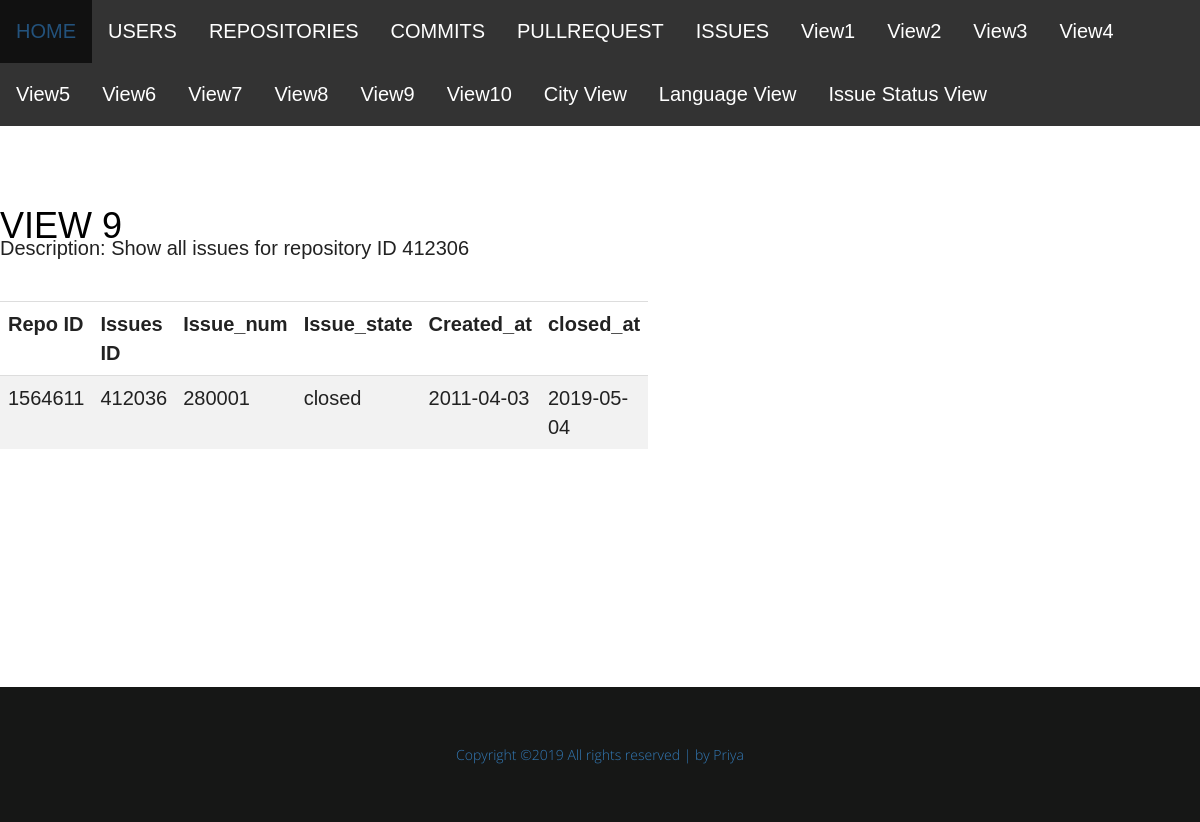
The page /frontendGitHub/View9.php on the database its author committed.
### tables this page shows
CREATE TABLE `issues` (
  `repo_id` int(10) NOT NULL,
  `issue_id` int(11) NOT NULL,
  `issue_num` int(11) DEFAULT NULL,
  `issue_state` varchar(45) DEFAULT NULL,
  `created_at` varchar(45) NOT NULL,
  `closed_at` varchar(45) DEFAULT NULL,
  PRIMARY KEY (`issue_id`),
  KEY `repository_id_idx` (`repo_id`),
  CONSTRAINT `repos_ID` FOREIGN KEY (`repo_id`) REFERENCES `repositories` (`repositoryID`) ON DELETE CASCADE ON UPDATE CASCADE
);

### frontendGitHub/View9.php (the view, shortened to what this page needs)
<?php
$host="127.0.0.1";
$port=3307;
$socket="";
$user="root";
$password="";
$dbname="Project2";
$con = new mysqli($host, $user, $password, $dbname, $port, $socket)
	or die ('Could not connect to the database server' . mysqli_connect_error());
?>
<!DOCTYPE html>
<html lang="en">
<head>
</head>
<body>
<ul>
  <li><a class="active" href="GITHUB_API.html">HOME</a></li>
  <li><a href="users.php">USERS</a></li>
  <li><a href="REPOSITORIES.php">REPOSITORIES</a></li>
  <li><a href="COMMITS.php">COMMITS</a></li>
  <li><a href="PULLREQUEST.php">PULLREQUEST</a></li>
  <li><a href="ISSUES.php">ISSUES</a></li>
  <li><a href="View1.php">View1</a></li>
  <li><a href="View2.php">View2</a></li>
  <li><a href="View3.php">View3</a></li>
  <li><a href="View4.php">View4</a></li>
  <li><a href="View5.php">View5</a></li>
  <li><a href="View6.php">View6</a></li>
  <li><a href="View7.php">View7</a></li>
  <li><a href="View8.php">View8</a></li>
  <li><a href="View9.php">View9</a></li>
  <li><a href="View10.php">View10</a></li>
  <li><a href="CityView.php">City View</a></li>
  <li><a href="LanguageView.php">Language View</a></li>
  <li><a href="IssueStatusView.php">Issue Status View</a></li>
</ul>
<link href="css/bootstrap.min.css" rel="stylesheet">
<link href="css/bootstrap-theme.min.css" rel="stylesheet">
<link href="css/font-awesome.min.css" rel="stylesheet">
<link rel="stylesheet" href="css/themify-icons.css">
<link rel="stylesheet" href="css/animate.css">
<link rel="stylesheet" href="css/style.css">
<br>
<div>
    <h1 class="hero-text">VIEW 9</h1>
</div>
<br><br>
<p> Description: Show all issues for repository ID 412306 </p>
<br>
<table style="width:50%" class="table" id="dataTable" >
    <tr style="font-weight:bold"><td>Repo ID</td><td>Issues ID</td><td>Issue_num</td><td>Issue_state</td><td>Created_at</td><td>closed_at</td></tr>
    <?php
        $sql = "SELECT *
                FROM issues
                WHERE issue_id = '412036';";
        $result = mysqli_query($con, $sql) or die("Bad Query: $sql");
        while ($row = mysqli_fetch_assoc($result)){
            echo "<tr><td>{$row['repo_id']}</td><td>{$row['issue_id']}</td><td>{$row['issue_num']}</td><td>{$row['issue_state']}</td><td>{$row['created_at']}</td><td>{$row['closed_at']}</td></tr>";
        }
    ?>
</table>
<br>
</body>
<section class="product-landing pro_d" data-scroll-index="1">
</section>
<footer class="footer-area">
    <div class="container">
        <div class="row text-center">
            <p class="copyright">
                <a>Copyright &copy;<script>document.write(new Date().getFullYear());</script> All rights reserved | by Priya</a>
            </p>
        </div>
    </div>
</footer>
</html>

### frontendGitHub/css/style.css (style rules this page uses)
body { font-family: 'Montserrat'; font-weight: 300; font-size: 20px; line-height: 35px; color: #222; }
a, .btn, button { text-decoration: none; outline: none; transition: all 0.6s ease-in-out; }
p { margin: 0px; }
ul, h1, h2, h3, h4, h5, h6 { margin: 0; list-style: none; padding: 0; margin: 0px; }
body { overflow-x: hidden; }
.hero-text { text-align: center; position: absolute; top: 25%; transform: translateY(-50%); left: 50%; transform: translateX(-50%); z-index: 9999; }
.product-landing { padding-top: 113px; padding-bottom: 70px; }
.footer-area { background: #161716; padding: 50px 0; }
.copyright { color: #97989b; font-size: 14px; font-family: 'Open Sans', sans-serif; font-weight: 400px; }

### frontendGitHub/View9.php (style rules this page uses)
ul { list-style-type: none; margin: 0; padding: 0; overflow: hidden; background-color: #333; }
li { float: left; }
li a { display: block; color: white; text-align: center; padding: 14px 16px; text-decoration: none; }
table { border-collapse: collapse; width: 100%; }
th, td { text-align: left; padding: 8px; }
tr:nth-child(even) { background-color: #f2f2f2; }
h1.hero-text { color: black; text-align: left; width: 100% !important; }
body { font-family: Arial, Helvetica, sans-serif; font-size: 20px; }

### rows shown on the page
issues: repo "1564611", issue_id "412036", issue_num "280001", issue_state "closed", created_at "2011-04-03", closed_at "2019-05-04"
